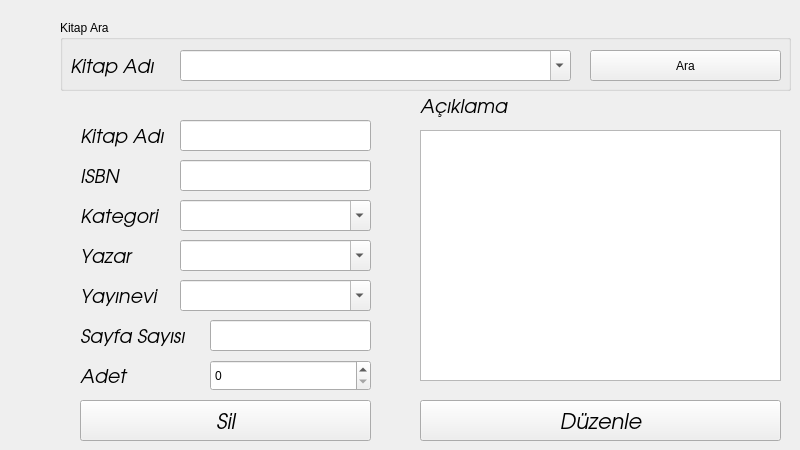
      <widget class="QWidget" name="tab_6">
       <attribute name="title">
        <string>Düzenle Veya Sil</string>
       </attribute>
       <widget class="QPushButton" name="pushButton_9">
        <property name="geometry">
         <rect>
          <x>420</x>
          <y>400</y>
          <width>361</width>
          <height>41</height>
         </rect>
        </property>
        <property name="font">
         <font>
          <family>URW Gothic L</family>
          <pointsize>16</pointsize>
          <italic>true</italic>
         </font>
        </property>
        <property name="text">
         <string>Düzenle</string>
        </property>
       </widget>
       <widget class="QLabel" name="label_15">
        <property name="geometry">
         <rect>
          <x>420</x>
          <y>90</y>
          <width>101</width>
          <height>31</height>
         </rect>
        </property>
        <property name="font">
         <font>
          <family>URW Gothic L</family>
          <pointsize>14</pointsize>
          <italic>true</italic>
         </font>
        </property>
        <property name="text">
         <string>Açıklama</string>
        </property>
       </widget>
       <widget class="QLabel" name="label_16">
        <property name="geometry">
         <rect>
          <x>80</x>
          <y>160</y>
          <width>61</width>
          <height>31</height>
         </rect>
        </property>
        <property name="font">
         <font>
          <family>URW Gothic L</family>
          <pointsize>14</pointsize>
          <italic>true</italic>
         </font>
        </property>
        <property name="text">
         <string>ISBN</string>
        </property>
       </widget>
       <widget class="QComboBox" name="comboBox_9">
        <property name="geometry">
         <rect>
          <x>180</x>
          <y>200</y>
          <width>191</width>
          <height>31</height>
         </rect>
        </property>
        <property name="editable">
         <bool>true</bool>
        </property>
       </widget>
       <widget class="QLineEdit" name="lineEdit_7">
        <property name="geometry">
         <rect>
          <x>180</x>
          <y>160</y>
          <width>191</width>
          <height>31</height>
         </rect>
        </property>
       </widget>
       <widget class="QComboBox" name="comboBox_10">
        <property name="geometry">
         <rect>
          <x>180</x>
          <y>280</y>
          <width>191</width>
          <height>31</height>
         </rect>
        </property>
        <property name="editable">
         <bool>true</bool>
        </property>
       </widget>
       <widget class="QComboBox" name="comboBox_11">
        <property name="geometry">
         <rect>
          <x>180</x>
          <y>240</y>
          <width>191</width>
          <height>31</height>
         </rect>
        </property>
        <property name="editable">
         <bool>true</bool>
        </property>
       </widget>
       <widget class="QLabel" name="label_18">
        <property name="geometry">
         <rect>
          <x>80</x>
          <y>270</y>
          <width>81</width>
          <height>51</height>
         </rect>
        </property>
        <property name="font">
         <font>
          <family>URW Gothic L</family>
          <pointsize>14</pointsize>
          <italic>true</italic>
         </font>
        </property>
        <property name="text">
         <string>Yayınevi</string>
        </property>
       </widget>
       <widget class="QLabel" name="label_19">
        <property name="geometry">
         <rect>
          <x>80</x>
          <y>320</y>
          <width>111</width>
          <height>31</height>
         </rect>
        </property>
        <property name="font">
         <font>
          <family>URW Gothic L</family>
          <pointsize>14</pointsize>
          <italic>true</italic>
         </font>
        </property>
        <property name="text">
         <string>Sayfa Sayısı</string>
        </property>
       </widget>
       <widget class="QLabel" name="label_20">
        <property name="geometry">
         <rect>
          <x>80</x>
          <y>190</y>
          <width>91</width>
          <height>51</height>
         </rect>
        </property>
        <property name="font">
         <font>
          <family>URW Gothic L</family>
          <pointsize>14</pointsize>
          <italic>true</italic>
         </font>
        </property>
        <property name="text">
         <string>Kategori</string>
        </property>
       </widget>
       <widget class="QLabel" name="label_21">
        <property name="geometry">
         <rect>
          <x>80</x>
          <y>240</y>
          <width>71</width>
          <height>31</height>
         </rect>
        </property>
        <property name="font">
         <font>
          <family>URW Gothic L</family>
          <pointsize>14</pointsize>
          <italic>true</italic>
         </font>
        </property>
        <property name="text">
         <string>Yazar</string>
        </property>
       </widget>
       <widget class="QLineEdit" name="lineEdit_9">
        <property name="geometry">
         <rect>
          <x>210</x>
          <y>320</y>
          <width>161</width>
          <height>31</height>
         </rect>
        </property>
       </widget>
       <widget class="QLabel" name="label_43">
        <property name="geometry">
         <rect>
          <x>80</x>
          <y>120</y>
          <width>91</width>
          <height>31</height>
         </rect>
        </property>
        <property name="font">
         <font>
          <family>URW Gothic L</family>
          <pointsize>14</pointsize>
          <italic>true</italic>
         </font>
        </property>
        <property name="text">
         <string>Kitap Adı</string>
        </property>
       </widget>
       <widget class="QGroupBox" name="groupBox">
        <property name="geometry">
         <rect>
          <x>60</x>
          <y>20</y>
          <width>731</width>
          <height>71</height>
         </rect>
        </property>
        <property name="title">
         <string>Kitap Ara</string>
        </property>
        <widget class="QPushButton" name="pushButton_13">
         <property name="geometry">
          <rect>
           <x>530</x>
           <y>30</y>
           <width>191</width>
           <height>31</height>
          </rect>
         </property>
         <property name="text">
          <string>Ara</string>
         </property>
        </widget>
        <widget class="QLabel" name="label_22">
         <property name="geometry">
          <rect>
           <x>10</x>
           <y>30</y>
           <width>101</width>
           <height>31</height>
          </rect>
         </property>
         <property name="font">
          <font>
           <family>URW Gothic L</family>
           <pointsize>14</pointsize>
           <italic>true</italic>
          </font>
         </property>
         <property name="text">
          <string>Kitap Adı</string>
         </property>
        </widget>
        <widget class="QComboBox" name="comboBox_5">
         <property name="geometry">
          <rect>
           <x>120</x>
           <y>30</y>
           <width>391</width>
           <height>31</height>
          </rect>
         </property>
         <property name="editable">
          <bool>true</bool>
         </property>
        </widget>
       </widget>
       <widget class="QPushButton" name="pushButton_14">
        <property name="geometry">
         <rect>
          <x>80</x>
          <y>400</y>
          <width>291</width>
          <height>41</height>
         </rect>
        </property>
        <property name="font">
         <font>
          <family>URW Gothic L</family>
          <pointsize>16</pointsize>
          <italic>true</italic>
         </font>
        </property>
        <property name="text">
         <string>Sil</string>
        </property>
       </widget>
       <widget class="QTextEdit" name="textEdit">
        <property name="geometry">
         <rect>
          <x>420</x>
          <y>130</y>
          <width>361</width>
          <height>251</height>
         </rect>
        </property>
       </widget>
       <widget class="QLineEdit" name="lineEdit">
        <property name="geometry">
         <rect>
          <x>180</x>
          <y>120</y>
          <width>191</width>
          <height>31</height>
         </rect>
        </property>
       </widget>
       <widget class="QLabel" name="label_26">
        <property name="geometry">
         <rect>
          <x>80</x>
          <y>360</y>
          <width>111</width>
          <height>31</height>
         </rect>
        </property>
        <property name="font">
         <font>
          <family>URW Gothic L</family>
          <pointsize>14</pointsize>
          <italic>true</italic>
         </font>
        </property>
        <property name="text">
         <string>Adet</string>
        </property>
       </widget>
       <widget class="QSpinBox" name="spinBox_2">
        <property name="geometry">
         <rect>
          <x>210</x>
          <y>360</y>
          <width>161</width>
          <height>31</height>
         </rect>
        </property>
       </widget>
      </widget>
